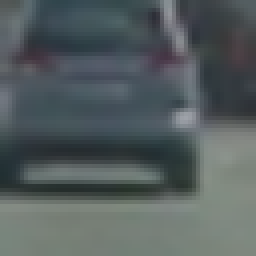
#> input picture data/vehicles/GTI_Far/image0009.png, 64 x 64 px (shown 4 times larger); its folder holds only this picture in this run
$ python data_augmentation.py
#> lines starting #> are read from the running program, lines starting #| are printed output that depends on the picture
### helpers.py
import cv2
import os
from PIL import Image
import matplotlib.pyplot as plt
from mpl_toolkits.mplot3d import Axes3D
import matplotlib.image as mpimg
import glob
import random
import numpy as np
from sklearn.model_selection import train_test_split
from sklearn.preprocessing import StandardScaler


# [5 lines left out: function list_list_mean, not called in this run]


def get_img_array_from_path(path, type='jpeg', r=True, resize=True):

#> called with path = '../vehicle_detect/vehicles/**/', type = 'png', r = True, resize = True
    imgs = []
    imgs_path = glob.glob(path + '*.' + type, recursive=r)
    print('loading images from: ', imgs_path)

    for file in imgs_path:
        img = cv2.imread(file)
#> img is the input picture: shape (64, 64, 3); mean B, G, R 94.7, 93.5, 84.6
        img = cv2.cvtColor(img, cv2.COLOR_BGR2RGB)
        if resize:
            img = cv2.resize(img, dsize=(64, 64))
        imgs.append(img)

    return np.array(imgs)


# [177 lines left out: functions load_img_sequence_from_path, peek_data, peek_img_path, peek_img_list, convert_color, plot3d and 4 more, not called in this run]


def image_random_transform(image, prob=0.5, trans_range=15, blur_range=10, rotate_range=15.0, brighten_range=50, TEST=False):
    '''
    Perform random transformations to a source image,
    Returns a list of modified images.

    Random transformations include: bluring, rotating and brightness change

    '''

    imgs = []
    # random translation
    if random.random() < prob:
        r, col, _ = image.shape
        tx = trans_range*np.random.uniform() - trans_range/2.
        ty = trans_range*np.random.uniform() - trans_range/2.
        tM = np.float32([[1, 0, tx], [0, 1, ty]])
        trans = cv2.warpAffine(image, tM, (col, r))
        imgs.append(trans)

    # [16 lines of commented-out code are left out]

    if random.random() < prob:

        # random rotate
        angle = random.uniform(-rotate_range, rotate_range)

        pivot_w = random.uniform(0, image.shape[0])
        pivot_h = random.uniform(0, image.shape[1])

        M = cv2.getRotationMatrix2D((pivot_w, pivot_h), angle, 1)
        rotate = cv2.warpAffine(image, M, (image.shape[1], image.shape[0]))
        imgs.append(rotate)
        if TEST:
            print("rotating")
            print("angle:", angle, "pivot:", pivot_w, pivot_h)
    else:
        # print("skip rotating")
        if TEST:
            print('')

    if random.random() < prob:
        hsv = cv2.cvtColor(image, cv2.COLOR_BGR2HSV)

        value = random.randint(-brighten_range, brighten_range)

        for i in range(image.shape[0]):
            for j in range(image.shape[1]):
                if value > 0:
                    if int(hsv[i, j, 2]) + value > 255:
                        hsv[i, j, 2] = 255
                    else:
                        hsv[i, j, 2] += value
                else:
                    if int(hsv[i, j, 2]) + value < 0:
                        hsv[i, j, 2] = 0
                    else:
                        hsv[i, j, 2] -= -value

        hsv = cv2.cvtColor(hsv, cv2.COLOR_HSV2BGR)
        imgs.append(hsv)

        if TEST:
            print("brightness")
            print("brighten: ", value)
    else:
        # print("skip brightening")
        if TEST:
            print('')

    if TEST:
        num_imgs = len(imgs)
        plt.figure(figsize=(20, 5))
        plt.subplot(1, num_imgs + 1, 1)
        plt.imshow(image)

        for i in range(num_imgs):
            plt.subplot(1, num_imgs + 1, i + 2)
            plt.imshow(imgs[i])

    return len(imgs), imgs

### data_augmentation.py
from helpers import *
import pickle


cars_path = '../vehicle_detect/vehicles/**/'
noncars_path = '../vehicle_detect/non-vehicles/**/'

imgs_cars_file = './data/raw/imgs_cars.p'
imgs_noncar_file = './data/raw/imgs_noncar.p'

imgs_cars_augmented_file = './data/augmented/imgs_cars.p'
imgs_noncar_augmented_file = './data/augmented/imgs_noncar.p'

# load imgs to array
car_list = get_img_array_from_path(cars_path, type='png')
noncar_list = get_img_array_from_path(noncars_path, type='png')
n_cars = len(car_list)
#> n_cars = 2
n_noncars = len(noncar_list)
print('n_cars: ', n_cars, 'n_noncars: ', n_noncars)
#| n_cars:  2 n_noncars:  0

with open(imgs_cars_file, 'wb') as file:
    pickle.dump(car_list, file)

with open(imgs_noncar_file, 'wb') as file:
    pickle.dump(noncar_list, file)

# data augmentation
car_list_augmented = []
for i, car in enumerate(car_list):
    if i%1000 == 0:
        print('car augmentation progress: {}/{}.'.format(i, n_cars))
    car_list_augmented.append(car)
    n, new_imgs, = image_random_transform(car, prob=0.8)
    if n > 0:
        car_list_augmented.extend(new_imgs)
#> this loop made 2 passes
#> (angle in image_random_transform, pivot_w in image_random_transform, pivot_h in image_random_transform, M in image_random_transform, value in image_random_transform, n) on pass 1: (-2.38, 16.57, 32.72, [[0.999, -0.0416, 1.37], [0.0416, 0.999, -0.661]], 50, 2)
#> (value in image_random_transform, n) on pass 2: (-23, 1)
#| car augmentation progress: 0/2.
#> pass 1, in image_random_transform, `rotate = cv2.warpAffine(image, M, (image.shape[1], image.shape[0]))`:
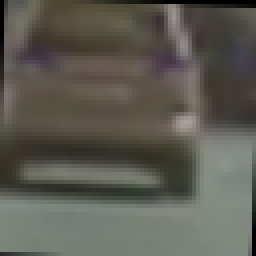
#> rotate: shape (64, 64, 3) (shown 4 times larger); mean of channels 0, 1, 2 82.3, 91.1, 92.3; drawn as B, G, R
#> pass 1, in image_random_transform, `hsv = cv2.cvtColor(hsv, cv2.COLOR_HSV2BGR)`:
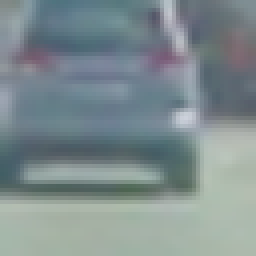
#> hsv: shape (64, 64, 3) (shown 4 times larger); mean R, G, B 126.8, 141, 143.3
#> after the loop, car_list_augmented = 5 items

noncar_list_augmented = []
for i, noncar in enumerate(noncar_list):
    if i%1000 == 0:
        print('noncar augmentation progress: {}/{}.'.format(i, n_noncars))
    noncar_list_augmented.append(noncar)
    n, new_imgs, = image_random_transform(noncar, prob=0.8)
    if n > 0:
        noncar_list_augmented.extend(new_imgs)
#> after the loop, noncar_list_augmented = []

with open(imgs_cars_augmented_file, 'wb') as file:
    pickle.dump(car_list_augmented, file)

with open(imgs_noncar_augmented_file, 'wb') as file:
    pickle.dump(noncar_list_augmented, file)

print('n_cars(augmented): ', len(car_list_augmented), 'n_noncars(augmented): ', len(noncar_list_augmented))
#| n_cars(augmented):  5 n_noncars(augmented):  0
print('Done.')
